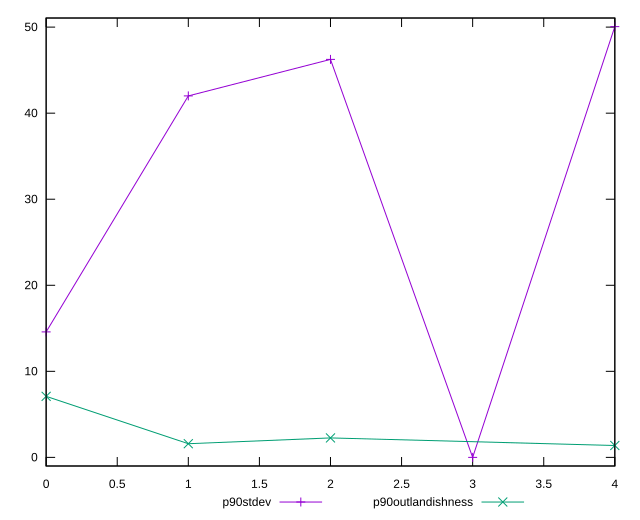

Write gnuplot code to recreate this figure.
reset

$p90Stdev <<EOF
0 14.581843141004633
1 42.006057033763206
2 46.249074721881186
3 0
4 50.05655470646208
EOF

$p90Outlandishness <<EOF
0 7.093344444444443
1 1.588745661157025
2 2.262016
4 1.3806249999999995
EOF

set key outside below
set xrange [0:4]
set yrange [-1.0011310941292417:51.05768580059132]
set trange [-1.0011310941292417:51.05768580059132]
set terminal svg size 640, 520 enhanced background rgb 'white'
set output "report_00019_2021-02-10T18-14-37.922Z//unminified-javascript/progression/stddev.svg"

plot $p90Stdev title "p90stdev" with linespoints, \
     $p90Outlandishness title "p90outlandishness" with linespoints

reset
